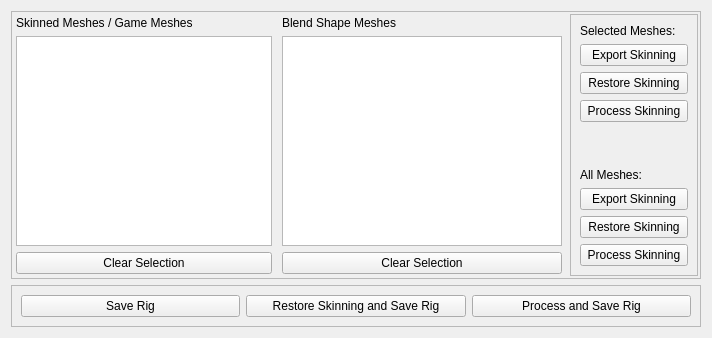
            <widget class="QWidget" name="rigging_tab">
             <attribute name="title">
              <string>Rigging</string>
             </attribute>
             <layout class="QVBoxLayout" name="verticalLayout_25">
              <item>
               <widget class="QFrame" name="skinning_listWidget_frame">
                <property name="frameShape">
                 <enum>QFrame::StyledPanel</enum>
                </property>
                <property name="frameShadow">
                 <enum>QFrame::Raised</enum>
                </property>
                <layout class="QHBoxLayout" name="horizontalLayout_17">
                 <property name="leftMargin">
                  <number>2</number>
                 </property>
                 <property name="topMargin">
                  <number>2</number>
                 </property>
                 <property name="rightMargin">
                  <number>2</number>
                 </property>
                 <property name="bottomMargin">
                  <number>2</number>
                 </property>
                 <item>
                  <widget class="QFrame" name="engine_meshes_frame">
                   <property name="frameShape">
                    <enum>QFrame::NoFrame</enum>
                   </property>
                   <property name="frameShadow">
                    <enum>QFrame::Raised</enum>
                   </property>
                   <layout class="QVBoxLayout" name="verticalLayout_27">
                    <property name="leftMargin">
                     <number>2</number>
                    </property>
                    <property name="topMargin">
                     <number>2</number>
                    </property>
                    <property name="rightMargin">
                     <number>2</number>
                    </property>
                    <property name="bottomMargin">
                     <number>2</number>
                    </property>
                    <item>
                     <widget class="QLabel" name="engine_skin_label">
                      <property name="sizePolicy">
                       <sizepolicy hsizetype="Preferred" vsizetype="Preferred">
                        <horstretch>0</horstretch>
                        <verstretch>0</verstretch>
                       </sizepolicy>
                      </property>
                      <property name="minimumSize">
                       <size>
                        <width>0</width>
                        <height>0</height>
                       </size>
                      </property>
                      <property name="text">
                       <string>Skinned Meshes / Game Meshes</string>
                      </property>
                     </widget>
                    </item>
                    <item>
                     <widget class="QListWidget" name="engine_meshes_listWidget">
                      <property name="minimumSize">
                       <size>
                        <width>200</width>
                        <height>0</height>
                       </size>
                      </property>
                     </widget>
                    </item>
                    <item>
                     <widget class="QPushButton" name="clear_sl_engine_pushButton">
                      <property name="text">
                       <string>Clear Selection</string>
                      </property>
                     </widget>
                    </item>
                   </layout>
                  </widget>
                 </item>
                 <item>
                  <widget class="QFrame" name="blendshape_skin_frame">
                   <property name="frameShape">
                    <enum>QFrame::NoFrame</enum>
                   </property>
                   <property name="frameShadow">
                    <enum>QFrame::Raised</enum>
                   </property>
                   <layout class="QVBoxLayout" name="verticalLayout_28">
                    <property name="leftMargin">
                     <number>2</number>
                    </property>
                    <property name="topMargin">
                     <number>2</number>
                    </property>
                    <property name="rightMargin">
                     <number>2</number>
                    </property>
                    <property name="bottomMargin">
                     <number>2</number>
                    </property>
                    <item>
                     <widget class="QLabel" name="bs_skinning_label">
                      <property name="sizePolicy">
                       <sizepolicy hsizetype="Expanding" vsizetype="Preferred">
                        <horstretch>0</horstretch>
                        <verstretch>0</verstretch>
                       </sizepolicy>
                      </property>
                      <property name="minimumSize">
                       <size>
                        <width>280</width>
                        <height>0</height>
                       </size>
                      </property>
                      <property name="text">
                       <string>Blend Shape Meshes</string>
                      </property>
                     </widget>
                    </item>
                    <item>
                     <widget class="QListWidget" name="blendshape_skin_listWidget">
                      <property name="minimumSize">
                       <size>
                        <width>200</width>
                        <height>0</height>
                       </size>
                      </property>
                     </widget>
                    </item>
                    <item>
                     <widget class="QPushButton" name="clear_sl_bs_pushButton">
                      <property name="text">
                       <string>Clear Selection</string>
                      </property>
                     </widget>
                    </item>
                   </layout>
                  </widget>
                 </item>
                 <item>
                  <widget class="QFrame" name="skinning_btns_frame">
                   <property name="frameShape">
                    <enum>QFrame::StyledPanel</enum>
                   </property>
                   <property name="frameShadow">
                    <enum>QFrame::Raised</enum>
                   </property>
                   <layout class="QVBoxLayout" name="verticalLayout_26">
                    <item>
                     <widget class="QLabel" name="sl_skin_label">
                      <property name="text">
                       <string>Selected Meshes:</string>
                      </property>
                     </widget>
                    </item>
                    <item>
                     <widget class="QPushButton" name="sl_exp_skin_pushButton">
                      <property name="text">
                       <string> Export Skinning </string>
                      </property>
                     </widget>
                    </item>
                    <item>
                     <widget class="QPushButton" name="sl_rest_skin_pushButton">
                      <property name="text">
                       <string> Restore Skinning </string>
                      </property>
                     </widget>
                    </item>
                    <item>
                     <widget class="QPushButton" name="sl_proc_skin_pushButton">
                      <property name="text">
                       <string> Process Skinning </string>
                      </property>
                     </widget>
                    </item>
                    <item>
                     <spacer name="verticalSpacer_6">
                      <property name="orientation">
                       <enum>Qt::Vertical</enum>
                      </property>
                      <property name="sizeHint" stdset="0">
                       <size>
                        <width>20</width>
                        <height>40</height>
                       </size>
                      </property>
                     </spacer>
                    </item>
                    <item>
                     <widget class="QLabel" name="all_skin_label">
                      <property name="text">
                       <string>All Meshes:</string>
                      </property>
                     </widget>
                    </item>
                    <item>
                     <widget class="QPushButton" name="all_exp_skin_pushButton">
                      <property name="text">
                       <string> Export Skinning </string>
                      </property>
                     </widget>
                    </item>
                    <item>
                     <widget class="QPushButton" name="all_rest_skin_pushButton">
                      <property name="text">
                       <string> Restore Skinning </string>
                      </property>
                     </widget>
                    </item>
                    <item>
                     <widget class="QPushButton" name="all_proc_skin_pushButton">
                      <property name="text">
                       <string> Process Skinning </string>
                      </property>
                     </widget>
                    </item>
                   </layout>
                  </widget>
                 </item>
                </layout>
               </widget>
              </item>
              <item>
               <widget class="QFrame" name="save_rig_frame">
                <property name="frameShape">
                 <enum>QFrame::StyledPanel</enum>
                </property>
                <property name="frameShadow">
                 <enum>QFrame::Raised</enum>
                </property>
                <layout class="QHBoxLayout" name="horizontalLayout_19">
                 <item>
                  <widget class="QPushButton" name="save_rig_pushButton">
                   <property name="text">
                    <string> Save Rig </string>
                   </property>
                  </widget>
                 </item>
                 <item>
                  <widget class="QPushButton" name="restore_skin_save_pushButton">
                   <property name="text">
                    <string> Restore Skinning and Save Rig </string>
                   </property>
                  </widget>
                 </item>
                 <item>
                  <widget class="QPushButton" name="process_skin_save_pushButton">
                   <property name="text">
                    <string> Process and Save Rig </string>
                   </property>
                  </widget>
                 </item>
                </layout>
               </widget>
              </item>
             </layout>
            </widget>
